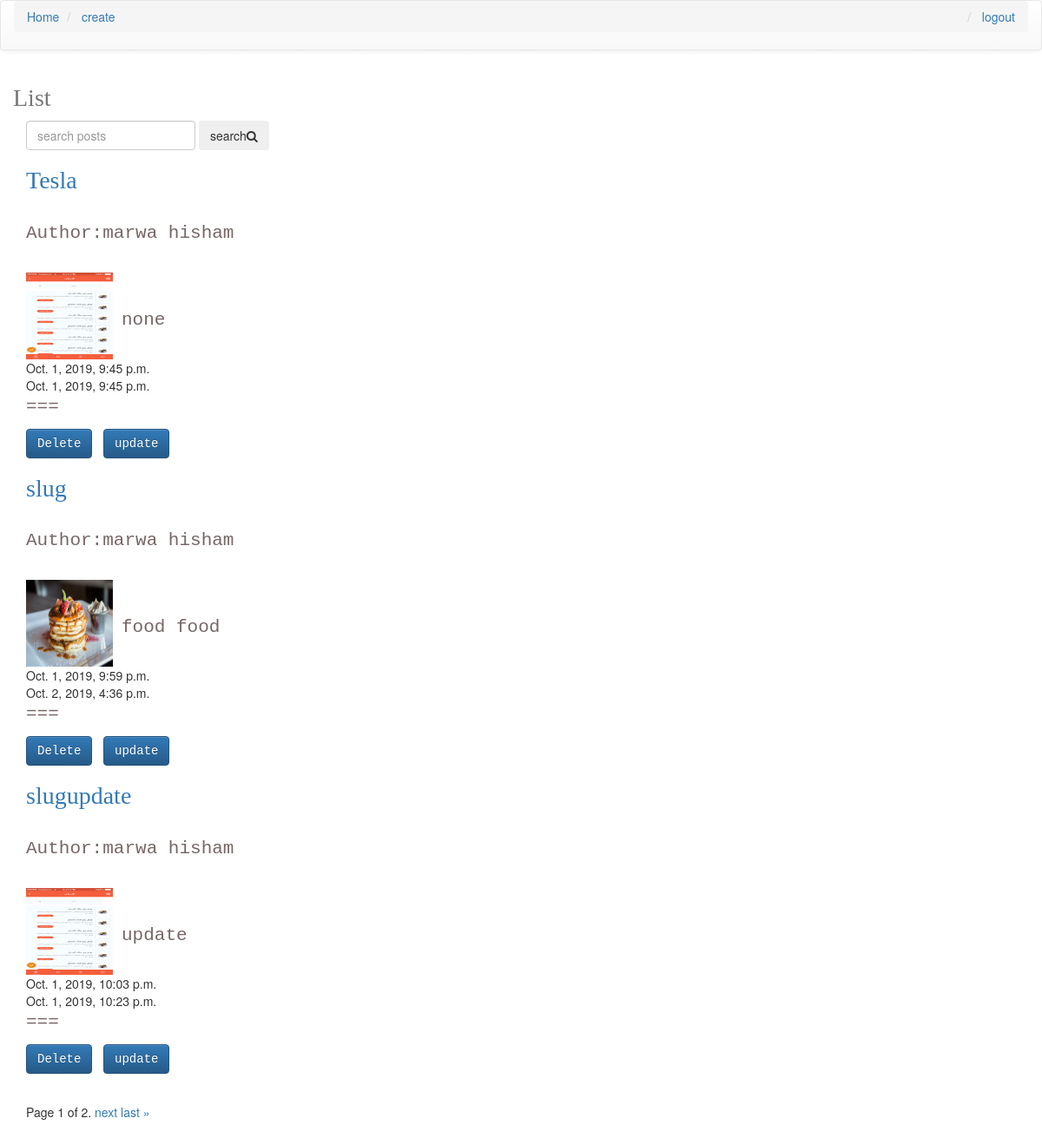
/posts/list/ (signed in), run on an earlier commit of the app's database.
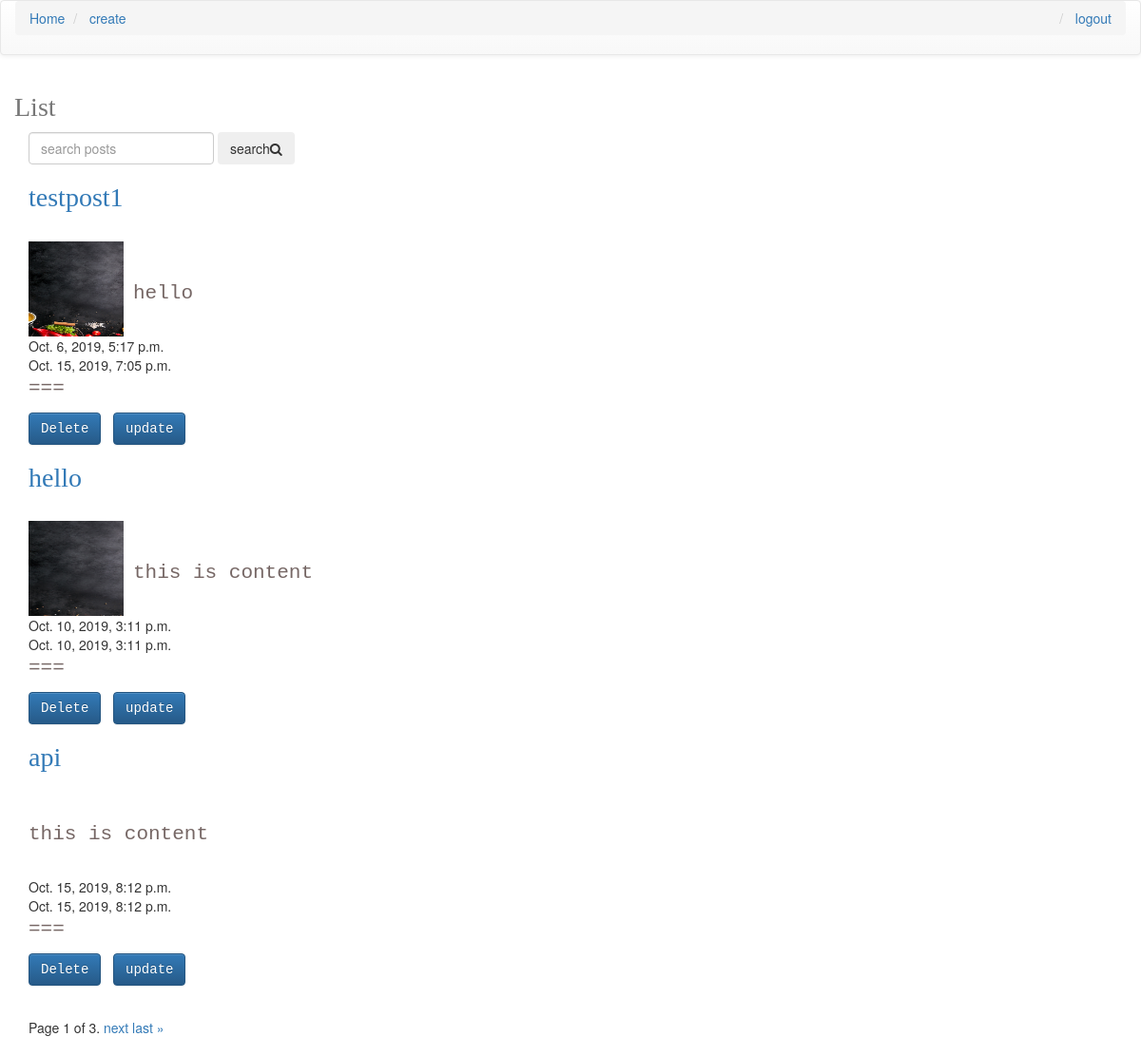
And on a later commit of the database.
### posts/models.py (models this page shows, shortened)
class Post (models.Model):
    user= models.ForeignKey(settings.AUTH_USER_MODEL, on_delete=models.PROTECT,default=1)
    title = models.CharField(max_length=255)
    slug= models.SlugField(unique=True)
    height_field=models.IntegerField(default=0)
    width_field=models.IntegerField(default=0)
    image = models.ImageField(upload_to=upload_location,
        null = True , blank=True,
        width_field="width_field",height_field="height_field")
    content= models.TextField(default='this is content')
    draft=models.BooleanField(default= False)
    publish = models.DateField(default=timezone.now)
    updated=models.DateTimeField(auto_now=True ,auto_now_add=False)
    timestamp=models.DateTimeField(auto_now=False ,auto_now_add=True)
    objects=PostManager()
    class Meta:
        ordering = ['timestamp']

### posts/views.py (the view)
# urls.py: url(r'list/',post_list, name="list" ),
def post_list(request):
    if not request.user.is_authenticated  :
        print ("not=========")
        return HttpResponseRedirect("/login")
    else:
        obj = Post.objects.active().filter(draft = False)
        query= request.GET.get("q")
        if query:
            obj=obj.filter(Q(title__icontains=query)|
            Q(content__icontains=query)
            ).distinct()
        paginator = Paginator(obj, 3) # Show 25 contacts per page
        page = int(request.GET.get('page', '1'))
        contacts = paginator.page(page)
        if request.user.is_authenticated :
            print(request.user)
            context={"obj":contacts}
        else:
            context={"obj":"un authorized user"}
        return render(request,"posts_list.html",context)

### posts/models.py (called while the page is built)
    def active(self,*args,**kwargs):
        return super(PostManager ,self).filter(draft=False)

### posts/templates/posts_list.html (shortened to what this page needs)
{% extends 'base.html' %}
{% block content %}
<div class="container  ">
    <div class="row justify-content-center align-self-center">
        <h1> List</h1>
    </div>
    <div class="form-inline">
        <form  method="GET" action="">
              <input class="form-control mr-sm-2" type="text" name='q' placeholder='search posts'>
              <button class="btn btn-outline-success my-2 my-sm-0" type="submit">search<i class="fa fa-search"></i></button>
        </form>
    </div>
    {% for i in obj %}
        <div class="border border-primary rounded-lg  raw  p-2 ">
            <h1> <a href="{% url 'detail' slug=i.slug %}">{{ i.title }}</a>
            </h1> <br/>
        {% if i.user.get_full_name %}
            <p>Author:{{ i.user.get_full_name }}</p><br/>
        {% endif %}
        {% if i.image %}
            <img src="{{ i.image.url }}" class="img-responsive"
                style="width: 100px ;height:100px; float: left; margin-right: 10px;" /> <br/>
        {% endif %}<br/>
        <p class='content-markdown'>{{ i.content|truncatechars:120 }} </p><br/>
        {{ i.timestamp }}<br/>
        {{ i.updated }}<br/>
        <div class='caption post-detail-item'>
             <p class=''>==={{ i.get_markdown }}</p>
        </div>
        <form action="" method="POST">
            <p>
                <a class="btn btn-primary"  href=" {% url 'delete' id=i.id %}" role="button"  >  Delete </a>
                <a class="btn btn-primary" href=" {% url 'update' slug=i.slug %}" role="button" > update  </a>
            </p>
        </form>
    {% endfor %}
</div>
<div class="pagination">
        <span class="step-links">
            <span class="current">
                Page {{ obj.number }} of {{ obj.paginator.num_pages }}.
            </span>
            {% if obj.has_next %}
                <a href="?page={{ obj.next_page_number }}{% if request.Get.q %}& q={{ request.GET.q }} {% endif %}">next</a>
                <a href="?page={{ obj.paginator.num_pages }}{% if request.Get.q %}& q={{ request.GET.q }} {% endif %}">last &raquo;</a>
            {% endif %}
        </span>
</div>
    </div>
 {% endblock %}

### posts/templates/base.html (shortened to what this page needs)
{% load staticfiles %}
<html>
<head>
        <link rel="stylesheet" href="https://maxcdn.bootstrapcdn.com/bootstrap/3.3.6/css/bootstrap.min.css">
        <link rel="stylesheet" href="https://maxcdn.bootstrapcdn.com/bootstrap/3.3.6/css/bootstrap-theme.min.css">
        <link rel='stylesheet' href='{% static "css/styles.css" %}' />
        <link rel='stylesheet'href='https://stackpath.bootstrapcdn.com/font-awesome/4.7.0/css/font-awesome.min.css'/>
    </head>
    <body>
        {% include 'nav.html' %}
        {% block content %}{% endblock %}
</body>
</html>

### posts/templates/nav.html
<nav class="navbar navbar-default">
        <div class="container-fluid inline">
          <ul class=" breadcrumb">
            <li class="active"><a href="/posts/list">Home</a></li>
            <li ><a href="  /posts/create"> create </a></li>
            {% if not request.user.is_authenticated %}
            <li class="pull-right"><a href="  /login"> login </a></li>
            <li class="pull-right"><a href="  /register"> register </a></li>
            {% else %}
            <li class="pull-right"><a href="  /logout"> logout </a></li>
            {% endif %}
          </ul>
        </div>
      </nav>

### static/css/styles.css (style rules this page uses)
h1 { color: #777777; font-family: verdana; font-size: 200%; }
p { color: #766765; font-family: courier; font-size: 150%; }

What changed in the data, as far as the page shows it:
removed Post: title "Tesla", user.get_full_name "marwa hisham", image (picture), content "none", timestamp "Oct. 1, 2019, 9:45 p.m.", updated "Oct. 1, 2019, 9:45 p.m."
removed Post: title "slug", user.get_full_name "marwa hisham", image (picture), content "food food", timestamp "Oct. 1, 2019, 9:59 p.m.", updated "Oct. 2, 2019, 4:36 p.m."
removed Post: title "slugupdate", user.get_full_name "marwa hisham", image (picture), content "update", timestamp "Oct. 1, 2019, 10:03 p.m.", updated "Oct. 1, 2019, 10:23 p.m."
added Post: title "testpost1", image (picture), content "hello", timestamp "Oct. 6, 2019, 5:17 p.m.", updated "Oct. 15, 2019, 7:05 p.m."
added Post: title "hello", image (picture), content "this is content", timestamp "Oct. 10, 2019, 3:11 p.m.", updated "Oct. 10, 2019, 3:11 p.m."
now on this page (row edited): Post: title "api", content "this is content", timestamp "Oct. 15, 2019, 8:12 p.m.", updated "Oct. 15, 2019, 8:12 p.m."
Also different on the page:
{{ obj.paginator.num_pages }}: "2" → "3"
